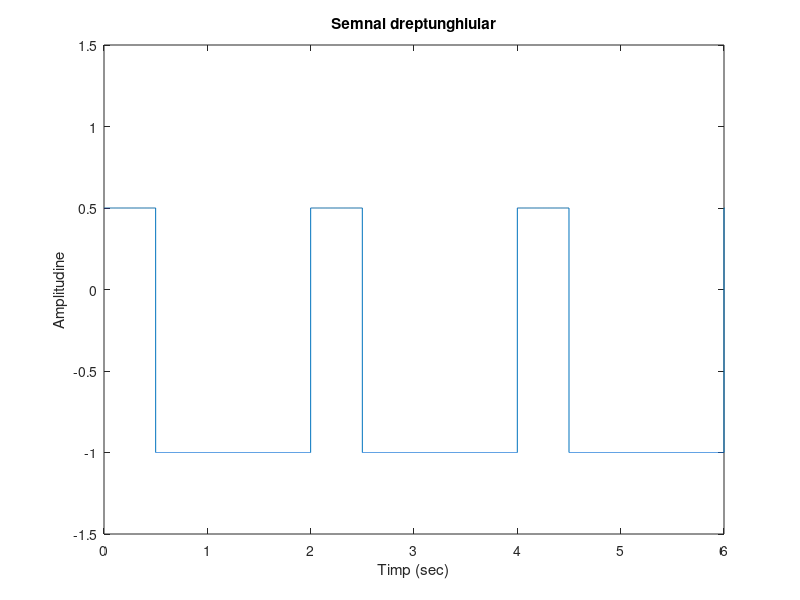

The MATLAB source for this figure:
fs = 5000;
timp = 0:1/fs:100;

x = square(pi*timp,25);

for i = 1:1:length(x)
   if x(i) > 0
       x(i) = x(i)/2;
   end
end

plot(timp,x)

axis([0 6 -1.5 1.5])
xlabel('Timp (sec)')
ylabel('Amplitudine')
title('Semnal dreptunghiular')

